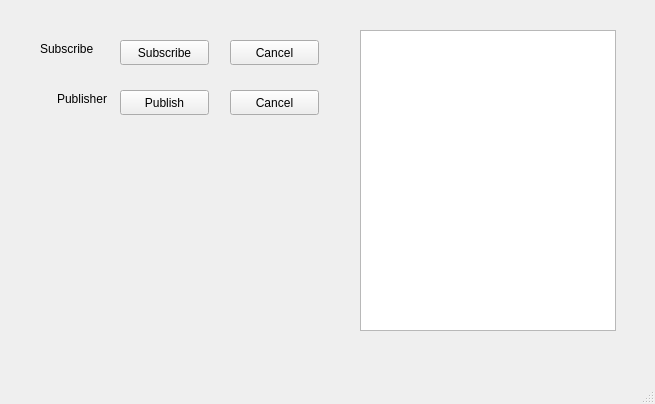
<?xml version="1.0" encoding="UTF-8"?>
<ui version="4.0">
 <class>MainWindow</class>
 <widget class="QMainWindow" name="MainWindow">
  <property name="geometry">
   <rect>
    <x>0</x>
    <y>0</y>
    <width>655</width>
    <height>404</height>
   </rect>
  </property>
  <property name="windowTitle">
   <string>MainWindow</string>
  </property>
  <widget class="QWidget" name="centralwidget">
   <widget class="QPushButton" name="btn_pub_start">
    <property name="geometry">
     <rect>
      <x>120</x>
      <y>40</y>
      <width>89</width>
      <height>25</height>
     </rect>
    </property>
    <property name="text">
     <string>Subscribe</string>
    </property>
   </widget>
   <widget class="QPushButton" name="btn_pub_cancel">
    <property name="geometry">
     <rect>
      <x>230</x>
      <y>40</y>
      <width>89</width>
      <height>25</height>
     </rect>
    </property>
    <property name="text">
     <string>Cancel</string>
    </property>
   </widget>
   <widget class="QListWidget" name="listWidget">
    <property name="geometry">
     <rect>
      <x>360</x>
      <y>30</y>
      <width>256</width>
      <height>301</height>
     </rect>
    </property>
   </widget>
   <widget class="QPushButton" name="btn_sub_cancel">
    <property name="geometry">
     <rect>
      <x>230</x>
      <y>90</y>
      <width>89</width>
      <height>25</height>
     </rect>
    </property>
    <property name="text">
     <string>Cancel</string>
    </property>
   </widget>
   <widget class="QPushButton" name="btn_sub_start">
    <property name="geometry">
     <rect>
      <x>120</x>
      <y>90</y>
      <width>89</width>
      <height>25</height>
     </rect>
    </property>
    <property name="text">
     <string>Publish</string>
    </property>
   </widget>
   <widget class="QLabel" name="lbl_pub">
    <property name="geometry">
     <rect>
      <x>40</x>
      <y>40</y>
      <width>67</width>
      <height>17</height>
     </rect>
    </property>
    <property name="text">
     <string>Subscribe</string>
    </property>
   </widget>
   <widget class="QLabel" name="lbl_sub">
    <property name="geometry">
     <rect>
      <x>40</x>
      <y>90</y>
      <width>67</width>
      <height>17</height>
     </rect>
    </property>
    <property name="text">
     <string>Publisher</string>
    </property>
    <property name="alignment">
     <set>Qt::AlignRight|Qt::AlignTrailing|Qt::AlignVCenter</set>
    </property>
   </widget>
  </widget>
  <widget class="QMenuBar" name="menubar">
   <property name="geometry">
    <rect>
     <x>0</x>
     <y>0</y>
     <width>655</width>
     <height>28</height>
    </rect>
   </property>
  </widget>
  <widget class="QStatusBar" name="statusbar"/>
 </widget>
 <resources/>
 <connections/>
</ui>
